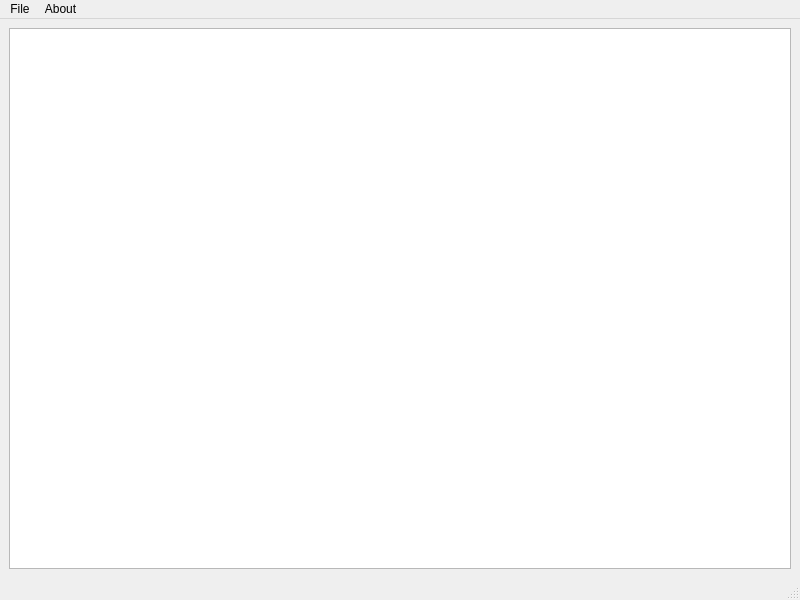
<?xml version="1.0" encoding="UTF-8"?>
<ui version="4.0">
 <class>MainWindow</class>
 <widget class="QMainWindow" name="MainWindow">
  <property name="geometry">
   <rect>
    <x>0</x>
    <y>0</y>
    <width>800</width>
    <height>600</height>
   </rect>
  </property>
  <property name="windowTitle">
   <string>MainWindow</string>
  </property>
  <widget class="QWidget" name="centralwidget">
   <layout class="QGridLayout" name="gridLayout">
    <item row="0" column="0">
     <widget class="QTextEdit" name="textEdit"/>
    </item>
   </layout>
  </widget>
  <widget class="QMenuBar" name="menubar">
   <property name="geometry">
    <rect>
     <x>0</x>
     <y>0</y>
     <width>800</width>
     <height>21</height>
    </rect>
   </property>
   <widget class="QMenu" name="menuFile">
    <property name="title">
     <string>File</string>
    </property>
    <addaction name="actionOpen"/>
    <addaction name="actionSave"/>
    <addaction name="actionSaveAs"/>
    <addaction name="actionNew"/>
    <addaction name="separator"/>
    <addaction name="actionExit"/>
   </widget>
   <widget class="QMenu" name="menuHelp">
    <property name="title">
     <string>About</string>
    </property>
    <addaction name="actionAbout_Qt"/>
    <addaction name="actionGet_User_Info"/>
   </widget>
   <addaction name="menuFile"/>
   <addaction name="menuHelp"/>
  </widget>
  <widget class="QStatusBar" name="statusbar"/>
  <action name="actionOpen">
   <property name="text">
    <string>Open</string>
   </property>
  </action>
  <action name="actionNew">
   <property name="text">
    <string>New</string>
   </property>
  </action>
  <action name="actionExit">
   <property name="text">
    <string>Exit</string>
   </property>
  </action>
  <action name="actionAbout_Qt">
   <property name="text">
    <string>About Qt</string>
   </property>
  </action>
  <action name="actionGet_User_Info">
   <property name="text">
    <string>User Infos</string>
   </property>
  </action>
  <action name="actionSaveAs">
   <property name="text">
    <string>SaveAs</string>
   </property>
  </action>
  <action name="actionSave">
   <property name="text">
    <string>Save</string>
   </property>
  </action>
 </widget>
 <resources/>
 <connections/>
</ui>
